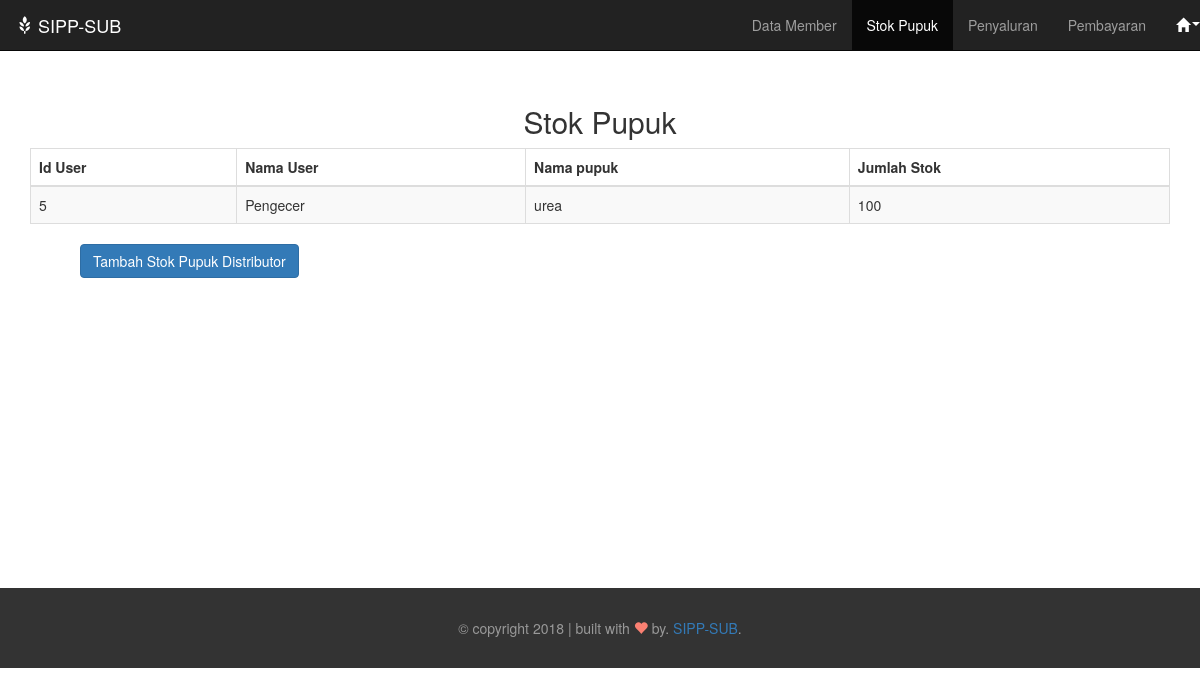
The app's page /stok_pupukadm.php with its own data.
### tables this page shows
CREATE TABLE `stok` (
  `id_user` int(11) NOT NULL,
  `id_pupuk` int(11) NOT NULL,
  `stok` int(11) NOT NULL
);

CREATE TABLE `users` (
  `id` int(11) NOT NULL,
  `nama` varchar(30) NOT NULL,
  `alamat` varchar(50) NOT NULL,
  `hp` varchar(12) NOT NULL,
  `username` varchar(15) NOT NULL,
  `password` varchar(15) NOT NULL,
  `jenisuser` int(11) NOT NULL
);

CREATE TABLE `pupuk` (
  `id` int(11) NOT NULL,
  `nama_pupuk` varchar(15) NOT NULL,
  `hrg_dis` int(11) NOT NULL,
  `hrg_ecer` int(11) NOT NULL
);

### stok_pupukadm.php (the view, shortened to what this page needs)
<?php
require_once ('koneksi.php');
?>
<!DOCTYPE html>
<html lang="en">
  <head>
    <link href="css/bootstrap.min.css" rel="stylesheet">
    <link rel="stylesheet" href="css/style.css">
  </head>
  <body>
    <nav class="navbar navbar-inverse navbar-fixed-top">
        <a class="navbar-brand" href="admin.php"><span class="glyphicon glyphicon-grain" aria-hidden="true"></span> SIPP-SUB</a>
        <ul class="nav navbar-nav navbar-right">
          <li><a href="profile_admin.php"><?=$_SESSION['nama']?></a></li>
          <li><a href="data_member.php">Data Member</a></li>
          <li class="active"><a href="stok_pupukadm.php">Stok Pupuk</a></li>
          <li><a href="penyaluran_adm.php">Penyaluran</a></li>
          <li><a href="pembayaran_adm.php">Pembayaran</a></li>
          <li class="dropdown">
            <a href="#" class="dropdown-toggle" data-toggle="dropdown" role="button" aria-haspopup="true" aria-expanded="false" style="color:white"><span class="glyphicon glyphicon-home" aria-hidden="true" style="color:white"><span class="caret"></span></a>
          </li>
        </ul>
    </nav>
  <br><br>
  <h2 style="text-align: center;">Stok Pupuk</h2>
  <div class="container">
  <div class="table">
    <table class="table table-bordered table-striped table-hover js-basic-example dataTable">
              <thead>
                <tr>
                  <th>Id User</th>
                  <th>Nama User</th>
                  <th>Nama pupuk</th>
                  <th>Jumlah Stok</th>
                </tr>
              </thead>
            <tbody>
              <?php
                $sql = "select u.id, u.nama, p.nama_pupuk, s.stok from pupuk p, stok s, users u where p.id=s.id_pupuk and u.id=s.id_user";
                $result = mysqli_query($db,$sql);
                while ($data = mysqli_fetch_assoc($result)) {
              ?>
              <tr>
                <td><?php echo $data['id'] ?></td>
                <td><?php echo $data['nama'] ?></td>
                <td><?php echo $data['nama_pupuk'] ?></td>
                <td><?php echo $data['stok'] ?></td>
                                        </tr>
                                        <?php } ?>
                                    </tbody>
                                  </table>
                                 <button style="margin-left: 50px;" type="button" class="btn btn-primary" data-toggle="modal" data-target="#exampleModal">
  Tambah Stok Pupuk Distributor
</button>
      </div>
    </div>
 <br><br><br><br><br><br><br><br><br><br><br><br><br><br><br><br>
    <footer style="height: 80px; margin-top: -30px; padding-top: 30px;">
      <div class="container text-center">
        <div class="row">
          <div class="col-sm-12">
            <p>&copy; copyright 2018 | built with <i class="glyphicon glyphicon-heart"></i> by. <a href="https://instagram.com/novicaswida">SIPP-SUB</a>.</p>
          </div>
        </div>
    </footer>
  </body>
</html>

### css/style.css (style rules this page uses)
html { position: relative; }
body { margin-bottom: 0; margin-top: 45px; }
footer { position: absolute; width: 100%; height: 100px; background-color: #333; padding-top: 27px; }
footer p { color: #999; font-size: 1em; }
footer p i { color: salmon; }

### records on screen
stok: id_user "5", id_user.nama "Pengecer", id_pupuk.nama_pupuk "urea", stok "100"
